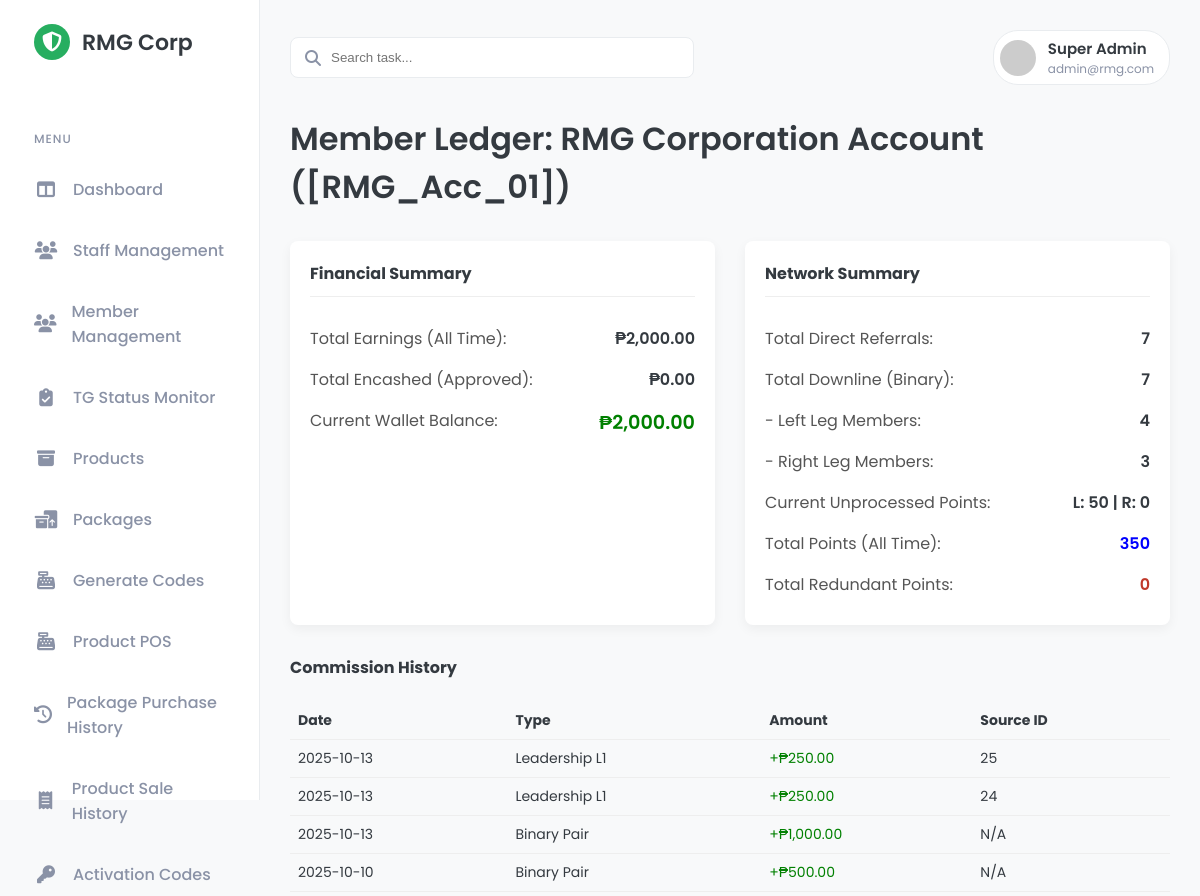
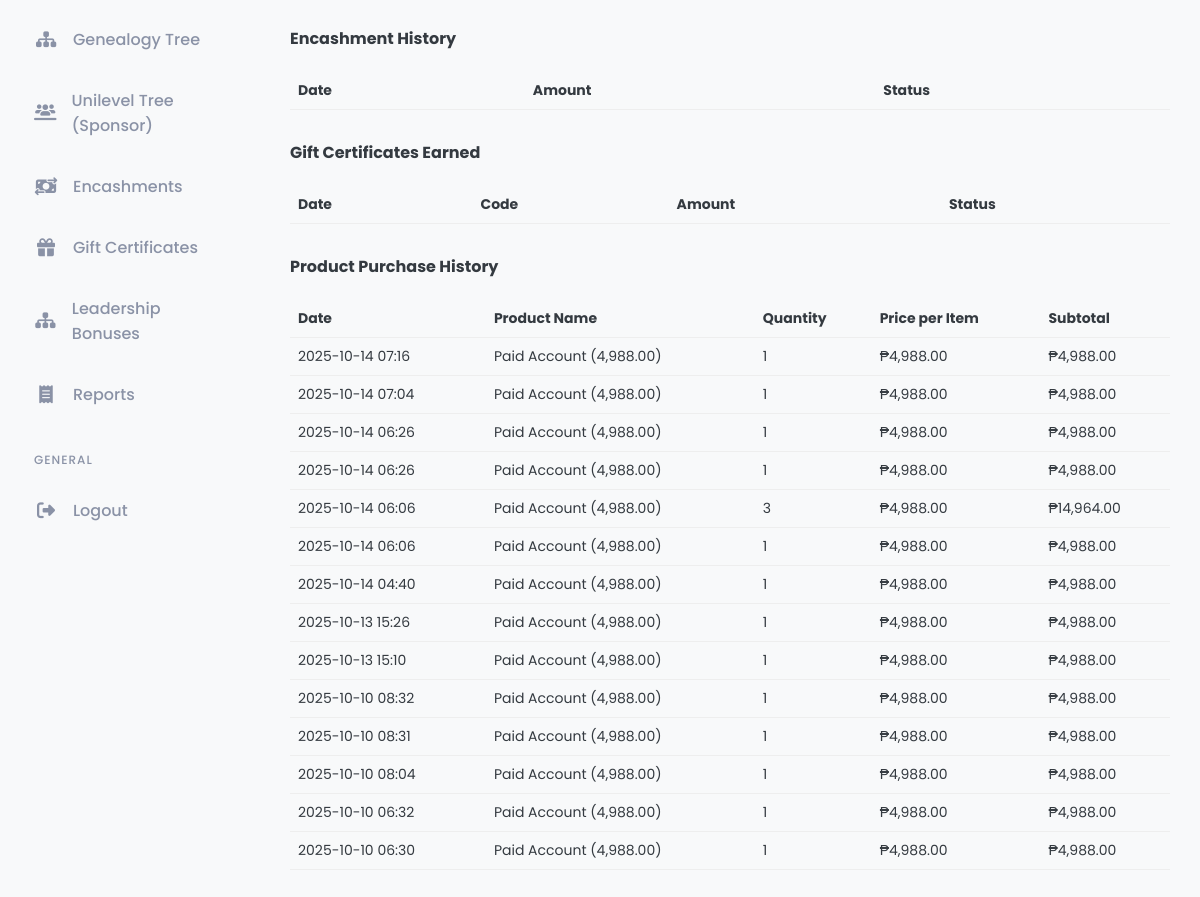
/public/admin/member_ledger.php?id=20 (signed in), run on the app's committed database (2 pictures, top to bottom).
### tables this page shows
CREATE TABLE `users` (
  `id` bigint(20) UNSIGNED NOT NULL,
  `name` varchar(255) NOT NULL,
  `email` varchar(255) NOT NULL,
  `username` varchar(50) DEFAULT NULL,
  `rank` varchar(50) NOT NULL DEFAULT 'Member',
  `account_type` varchar(50) NOT NULL DEFAULT 'Standard',
  `is_active` tinyint(1) NOT NULL DEFAULT 1,
  `is_tg_member` tinyint(1) NOT NULL DEFAULT 0,
  `total_pairs_earned` int(11) NOT NULL DEFAULT 0,
  `password` varchar(255) NOT NULL,
  `role` enum('admin','staff','member') NOT NULL,
  `created_at` timestamp NULL DEFAULT current_timestamp(),
  `updated_at` timestamp NULL DEFAULT current_timestamp() ON UPDATE current_timestamp()
);

CREATE TABLE `wallets` (
  `user_id` bigint(20) UNSIGNED NOT NULL,
  `balance` decimal(12,2) NOT NULL DEFAULT 0.00,
  `updated_at` timestamp NOT NULL DEFAULT current_timestamp() ON UPDATE current_timestamp()
);

CREATE TABLE `commissions` (
  `id` bigint(20) UNSIGNED NOT NULL,
  `user_id` bigint(20) UNSIGNED NOT NULL COMMENT 'Who received the commission',
  `type` enum('binary_pair','leadership_l1','leadership_l2','leadership_l3','cycle_bonus','unilevel_bonus') NOT NULL,
  `amount` decimal(10,2) NOT NULL,
  `source_user_id` bigint(20) UNSIGNED DEFAULT NULL COMMENT 'The downline member who triggered this commission',
  `cycle_id` varchar(255) NOT NULL COMMENT 'Unique ID for the commission run, e.g., YYYY-MM-DD-AM/PM',
  `created_at` timestamp NULL DEFAULT current_timestamp()
);

CREATE TABLE `product_sale_items` (
  `id` int(10) UNSIGNED NOT NULL,
  `sale_id` int(10) UNSIGNED NOT NULL,
  `product_id` int(10) UNSIGNED NOT NULL,
  `quantity` int(11) NOT NULL,
  `price_per_item` decimal(10,2) NOT NULL,
  `points_per_item` int(11) NOT NULL
);

CREATE TABLE `product_sales` (
  `id` int(10) UNSIGNED NOT NULL,
  `member_id` bigint(20) UNSIGNED NOT NULL COMMENT 'The member who purchased',
  `total_amount` decimal(10,2) NOT NULL,
  `total_points` int(11) NOT NULL,
  `payment_method` varchar(50) NOT NULL,
  `processed_by_id` bigint(20) UNSIGNED NOT NULL COMMENT 'Admin/Staff who recorded it',
  `is_code_generated` tinyint(1) NOT NULL DEFAULT 0,
  `created_at` timestamp NULL DEFAULT current_timestamp()
);

CREATE TABLE `products` (
  `id` int(10) UNSIGNED NOT NULL,
  `name` varchar(255) NOT NULL,
  `description` text DEFAULT NULL,
  `manufacturer` varchar(255) DEFAULT NULL,
  `member_price` decimal(10,2) NOT NULL,
  `srp` decimal(10,2) NOT NULL COMMENT 'Suggested Retail Price',
  `points_value` int(11) NOT NULL,
  `unilevel_bonus` decimal(10,2) NOT NULL DEFAULT 0.00,
  `barcode` varchar(100) DEFAULT NULL,
  `image_path` varchar(255) DEFAULT NULL,
  `stock_quantity` int(11) NOT NULL DEFAULT 0,
  `created_at` timestamp NULL DEFAULT current_timestamp()
);

### public/admin/member_ledger.php (the view, shortened to what this page needs)
<?php
require_once '../../src/templates/admin_header.php';
require_once '../../src/includes/db_connect.php';
$member_id = isset($_GET['id']) ? (int)$_GET['id'] : 0;
$stmt = $mysqli->prepare("SELECT * FROM users WHERE id = ? AND role = 'member'");
$stmt->bind_param("i", $member_id);
$stmt->execute();
$member = $stmt->get_result()->fetch_assoc();
$wallet_balance_res = $mysqli->query("SELECT balance FROM wallets WHERE user_id = $member_id");
$wallet_balance = $wallet_balance_res->fetch_assoc()['balance'] ?? 0.00;
$total_earnings_res = $mysqli->query("SELECT SUM(amount) AS total FROM commissions WHERE user_id = $member_id");
$total_earnings = $total_earnings_res->fetch_assoc()['total'] ?? 0.00;
$total_encashed_res = $mysqli->query("SELECT SUM(amount) AS total FROM encashment_requests WHERE user_id = $member_id AND status = 'approved'");
$total_encashed = $total_encashed_res->fetch_assoc()['total'] ?? 0.00;
$total_directs_res = $mysqli->query("SELECT COUNT(id) AS count FROM genealogy_tree WHERE sponsor_id = $member_id AND user_id != $member_id");
$total_directs = $total_directs_res->fetch_assoc()['count'];
$points_res = $mysqli->query("SELECT SUM(CASE WHEN position = 'L' THEN points ELSE 0 END) AS left_points, SUM(CASE WHEN position = 'R' THEN points ELSE 0 END) AS right_points FROM binary_points WHERE user_id = $member_id AND status = 'unprocessed'");
$points = $points_res->fetch_assoc();
$left_points = $points['left_points'] ?? 0;
$right_points = $points['right_points'] ?? 0;
$total_points_res = $mysqli->query("SELECT SUM(points) AS total FROM binary_points WHERE user_id = $member_id");
$total_points_overall = $total_points_res->fetch_assoc()['total'] ?? 0;
$redundant_points_res = $mysqli->query("SELECT redundant_points_balance FROM member_profiles WHERE user_id = $member_id");
$total_redundant_points = $redundant_points_res->fetch_assoc()['redundant_points_balance'] ?? 0;
$commission_history_res = $mysqli->query("SELECT * FROM commissions WHERE user_id = $member_id ORDER BY id DESC");
$product_history_res = $mysqli->query("
    SELECT
        ps.created_at,
        p.name AS product_name,
        psi.quantity,
        psi.price_per_item
    FROM product_sales AS ps
    JOIN product_sale_items AS psi ON ps.id = psi.sale_id
    JOIN products AS p ON psi.product_id = p.id
    WHERE ps.member_id = $member_id
    ORDER BY ps.created_at DESC
");
function getDownlineCount($mysqli, $parent_id) {
    $count = 0; $queue = [$parent_id]; $visited = [];
    while(!empty($queue)) {
        $current_id = array_shift($queue);
        $visited[] = $current_id;
        $count++;
        $stmt = $mysqli->prepare("SELECT user_id FROM genealogy_tree WHERE upline_id = ?");
        $stmt->bind_param("i", $current_id); $stmt->execute();
        $result = $stmt->get_result();
        while($row = $result->fetch_assoc()) {
            $queue[] = $row['user_id'];
        }
    }
    return $count;
}
$children_res = $mysqli->query("SELECT user_id, position FROM genealogy_tree WHERE upline_id = $member_id");
$left_child_id = null; $right_child_id = null;
while($child = $children_res->fetch_assoc()) {
    if($child['position'] === 'L') $left_child_id = $child['user_id'];
    if($child['position'] === 'R') $right_child_id = $child['user_id'];
}
$total_left_downline = getDownlineCount($mysqli, $left_child_id);
$total_right_downline = getDownlineCount($mysqli, $right_child_id);
$total_downline = $total_left_downline + $total_right_downline;
?>
<div class="content-header">
    <h2>Member Ledger: <?php echo htmlspecialchars($member['name']); ?> ([<?php echo htmlspecialchars($member['username']); ?>])</h2>
</div>
<div class="ledger-grid">
    <div class="kpi-card">
        <h4>Financial Summary</h4>
        <div class="kpi-line"><span>Total Earnings (All Time):</span> <span>₱<?php echo number_format($total_earnings, 2); ?></span></div>
        <div class="kpi-line"><span>Total Encashed (Approved):</span> <span>₱<?php echo number_format($total_encashed, 2); ?></span></div>
        <div class="kpi-line"><span>Current Wallet Balance:</span> <span style="color:green; font-size: 1.2em;">₱<?php echo number_format($wallet_balance, 2); ?></span></div>
    </div>
    <div class="kpi-card">
        <h4>Network Summary</h4>
        <div class="kpi-line"><span>Total Direct Referrals:</span> <span><?php echo number_format($total_directs); ?></span></div>
        <div class="kpi-line"><span>Total Downline (Binary):</span> <span><?php echo number_format($total_downline); ?></span></div>
        <div class="kpi-line"><span> - Left Leg Members:</span> <span><?php echo number_format($total_left_downline); ?></span></div>
        <div class="kpi-line"><span> - Right Leg Members:</span> <span><?php echo number_format($total_right_downline); ?></span></div>
        <div class="kpi-line"><span>Current Unprocessed Points:</span> <span>L: <?php echo number_format($left_points); ?> | R: <?php echo number_format($right_points); ?></span></div>
        <div class="kpi-line"><span>Total Points (All Time):</span> <span style="color: blue;"><?php echo number_format($total_points_overall); ?></span></div>
        <div class="kpi-line"><span>Total Redundant Points:</span> <span style="color: #c0392b;"><?php echo number_format($total_redundant_points); ?></span></div>
    </div>
</div>
<div class="card" style="margin-top: 30px;">
    <h4>Commission History</h4>
    <table class="history-table">
        <thead><tr><th>Date</th><th>Type</th><th>Amount</th><th>Source ID</th></tr></thead>
        <tbody>
            <?php while($row = $commission_history_res->fetch_assoc()): ?>
            <tr>
                <td><?php echo date('Y-m-d', strtotime($row['created_at'])); ?></td>
                <td><?php echo ucwords(str_replace('_', ' ', $row['type'])); ?></td>
                <td style="color:green;">+₱<?php echo number_format($row['amount'], 2); ?></td>
                <td><?php echo $row['source_user_id'] ?? 'N/A'; ?></td>
            </tr>
            <?php endwhile; ?>
        </tbody>
    </table>
</div>
<div class="card" style="margin-top: 30px;">
    <h4>Encashment History</h4>
    <table class="history-table">
        <thead><tr><th>Date</th><th>Amount</th><th>Status</th></tr></thead>
    </table>
</div>
<div class="card" style="margin-top: 30px;">
    <h4>Gift Certificates Earned</h4>
    <table class="history-table">
        <thead><tr><th>Date</th><th>Code</th><th>Amount</th><th>Status</th></tr></thead>
    </table>
</div>
<div class="card" style="margin-top: 30px;">
    <h4>Product Purchase History</h4>
    <table class="history-table">
        <thead>
            <tr>
                <th>Date</th>
                <th>Product Name</th>
                <th>Quantity</th>
                <th>Price per Item</th>
                <th>Subtotal</th>
            </tr>
        </thead>
        <tbody>
            <?php if ($product_history_res->num_rows > 0): ?>
                <?php while($row = $product_history_res->fetch_assoc()): ?>
                <tr>
                    <td><?php echo date('Y-m-d H:i', strtotime($row['created_at'])); ?></td>
                    <td><?php echo htmlspecialchars($row['product_name']); ?></td>
                    <td><?php echo $row['quantity']; ?></td>
                    <td>₱<?php echo number_format($row['price_per_item'], 2); ?></td>
                    <td>₱<?php echo number_format($row['quantity'] * $row['price_per_item'], 2); ?></td>
                </tr>
                <?php endwhile; ?>
            <?php else: ?>
                <tr>
                    <td colspan="5" style="text-align: center;">No product purchase history found.</td>
                </tr>
            <?php endif; ?>
        </tbody>
    </table>
</div>
<?php
require_once '../../src/templates/admin_footer.php';
?>

### public/css/admin_style.css (style rules this page uses)
:root { --primary-color: #27ae60; --primary-color-light: #e9f7ef; --secondary-color: #2c3e50; --background-color: #f8f9fa; --card-bg: #ffffff; --text-color: #343a40; --text-muted: #8a92a6; --border-color: #e9ecef; --shadow: 0 4px 12px rgba(0, 0, 0, 0.05); }
body { font-family: 'Poppins', sans-serif; margin: 0; background-color: var(--background-color); color: var(--text-color); font-size: 16px; }
.content-header { margin-bottom: 30px; }
.content-header h2 { margin: 0; font-size: 32px; font-weight: 600; }

### public/admin/member_ledger.php (style rules this page uses)
.ledger-grid { display: grid; grid-template-columns: 1fr 1fr; gap: 30px; }
.kpi-card { background: #fff; padding: 20px; border-radius: 8px; box-shadow: var(--shadow); }
.kpi-card h4 { margin-top: 0; border-bottom: 1px solid #eee; padding-bottom: 10px; }
.kpi-line { display: flex; justify-content: space-between; font-size: 16px; padding: 8px 0; }
.kpi-line span:first-child { color: #555; }
.kpi-line span:last-child { font-weight: 600; }
.history-table { width: 100%; margin-top: 15px; border-collapse: collapse; }
.history-table th, .history-table td { padding: 8px; border-bottom: 1px solid #eee; font-size: 14px; text-align: left; }

### data on the page
users: name "RMG Corporation Account", username "RMG_Acc_01"
wallets: balance "2,000.00"
commissions: created_at "2025-10-13", type "Leadership L1", amount "250.00", source_user "25"
commissions: created_at "2025-10-13", type "Leadership L1", amount "250.00", source_user "24"
commissions: created_at "2025-10-13", type "Binary Pair", amount "1,000.00", source_user "N/A"
commissions: created_at "2025-10-10", type "Binary Pair", amount "500.00", source_user "N/A"
product_sale_items: sale.created_at "2025-10-14 07:16", product.name "Paid Account (4,988.00)", quantity "1", price_per_item "4,988.00", $row['quantity'] * $row['price_per_item'] "4,988.00"
product_sale_items: sale.created_at "2025-10-14 07:04", product.name "Paid Account (4,988.00)", quantity "1", price_per_item "4,988.00", $row['quantity'] * $row['price_per_item'] "4,988.00"
product_sale_items: sale.created_at "2025-10-14 06:26", product.name "Paid Account (4,988.00)", quantity "1", price_per_item "4,988.00", $row['quantity'] * $row['price_per_item'] "4,988.00"
product_sale_items: sale.created_at "2025-10-14 06:26", product.name "Paid Account (4,988.00)", quantity "1", price_per_item "4,988.00", $row['quantity'] * $row['price_per_item'] "4,988.00"
product_sale_items: sale.created_at "2025-10-14 06:06", product.name "Paid Account (4,988.00)", quantity "3", price_per_item "4,988.00", $row['quantity'] * $row['price_per_item'] "14,964.00"
product_sale_items: sale.created_at "2025-10-14 06:06", product.name "Paid Account (4,988.00)", quantity "1", price_per_item "4,988.00", $row['quantity'] * $row['price_per_item'] "4,988.00"
product_sale_items: sale.created_at "2025-10-14 04:40", product.name "Paid Account (4,988.00)", quantity "1", price_per_item "4,988.00", $row['quantity'] * $row['price_per_item'] "4,988.00"
product_sale_items: sale.created_at "2025-10-13 15:26", product.name "Paid Account (4,988.00)", quantity "1", price_per_item "4,988.00", $row['quantity'] * $row['price_per_item'] "4,988.00"
product_sale_items: sale.created_at "2025-10-13 15:10", product.name "Paid Account (4,988.00)", quantity "1", price_per_item "4,988.00", $row['quantity'] * $row['price_per_item'] "4,988.00"
product_sale_items: sale.created_at "2025-10-10 08:32", product.name "Paid Account (4,988.00)", quantity "1", price_per_item "4,988.00", $row['quantity'] * $row['price_per_item'] "4,988.00"
product_sale_items: sale.created_at "2025-10-10 08:31", product.name "Paid Account (4,988.00)", quantity "1", price_per_item "4,988.00", $row['quantity'] * $row['price_per_item'] "4,988.00"
product_sale_items: sale.created_at "2025-10-10 08:04", product.name "Paid Account (4,988.00)", quantity "1", price_per_item "4,988.00", $row['quantity'] * $row['price_per_item'] "4,988.00"
product_sale_items: sale.created_at "2025-10-10 06:32", product.name "Paid Account (4,988.00)", quantity "1", price_per_item "4,988.00", $row['quantity'] * $row['price_per_item'] "4,988.00"
product_sale_items: sale.created_at "2025-10-10 06:30", product.name "Paid Account (4,988.00)", quantity "1", price_per_item "4,988.00", $row['quantity'] * $row['price_per_item'] "4,988.00"

### other printed values
$_SESSION['user_name'] "Super Admin"
$total_earnings "2,000.00"
$total_encashed "0.00"
$total_directs "7"
$total_downline "7"
$total_left_downline "4"
$total_right_downline "3"
$left_points "50"
$right_points "0"
$total_points_overall "350"
$total_redundant_points "0"
